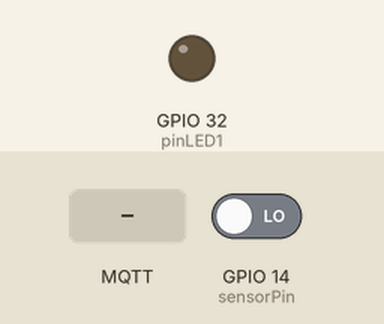
Simulated run of this sketch. Board: ESP32. Shown: output pins drawn as LEDs (lit = HIGH). Dashed ring = blinking. The inputs (shaded band) are chosen by the test bench; at power-on: GPIO 14 (sensorPin) LOW. WiFi joins after 1.5 s; servers stay silent unless stated; no MQTT or app messages arrive unless stated; what the sketch prints to the serial monitor is not drawn.

Above: at 2.7 s.
2.8 s: MQTT message "1" arrives on the first subscribed topic
At 4.8 s:
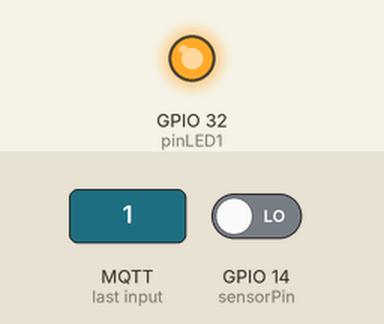
6.9 s: MQTT message "3" arrives on the first subscribed topic
9.0 s: MQTT message "4" arrives on the first subscribed topic
12.0 s: GPIO 14 (sensorPin) driven HIGH
At 15.9 s:
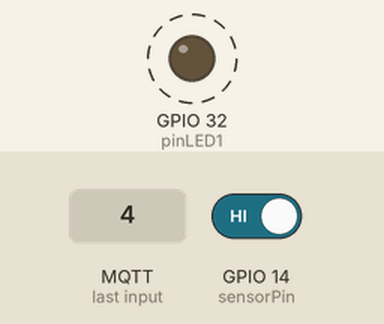
16.1 s: GPIO 14 (sensorPin) driven LOW
At 16.6 s:
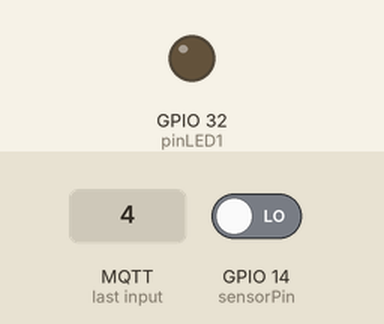
Timing chart, 0 to 18.6 s (numbered marks = the images above; inputs shaded):
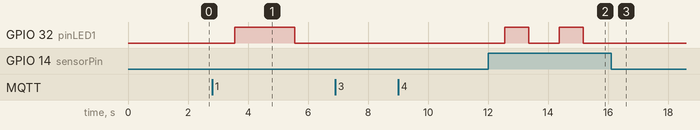

The sketch:

Q0282-Sketch.ino
```cpp
#include <WiFi.h>
#include <PubSubClient.h>

//WiFi
const char* SSID = "Brancadeneve";                // SSID / nome da rede WiFi que deseja se conectar
const char* PASSWORD = "SantoTeres17";   // Senha da rede WiFi que deseja se conectar
WiFiClient wifiClient;

//MQTT Server
const char* BROKER_MQTT = "mqtt.eclipse.org"; //URL do broker MQTT que se deseja utilizar
int BROKER_PORT = 1883;                      // Porta do Broker MQTT

#define ID_MQTT  "TESTE_MQTT_YAYAYA"             //Informe um ID unico e seu. Caso sejam usados IDs repetidos a ultima conexão irá sobrepor a anterior.
#define TOPIC_SUBSCRIBE "TOPIC_TESTE_NOOBY"   //Informe um Tópico único. Caso sejam usados tópicos em duplicidade, o último irá eliminar o anterior.
#define TOPIC_PUBLISH "TOPIC_TESTE_YAYAYA"
PubSubClient MQTT(wifiClient);        // Instancia o Cliente MQTT passando o objeto espClient

//Declaração das Funções
void mantemConexoes();  //Garante que as conexoes com WiFi e MQTT Broker se mantenham ativas
void conectaWiFi();     //Faz conexão com WiFi
void conectaMQTT();     //Faz conexão com Broker MQTT
void recebePacote(char* topic, byte* payload, unsigned int length);
void enviaPacote();

#define pinLED1 32  //Rele
int sensorPin = 14; //sensor
bool leituraSensor;
bool leituraSensorAut;
bool isAutomatic = false;

void setup() {
  pinMode(pinLED1, OUTPUT);
  pinMode(sensorPin, INPUT);

  Serial.begin(115200);

  conectaWiFi();
  MQTT.setServer(BROKER_MQTT, BROKER_PORT);
  MQTT.setCallback(recebePacote);
}

void loop() {
  if(isAutomatic == true){
    automatic();
  }

  mantemConexoes();
  enviaPacote();
  MQTT.loop();
  delay(1000);
}

void automatic(){
  //se leitura=HIGH, umidade baixa
  leituraSensorAut = digitalRead(sensorPin);

  if(leituraSensorAut == HIGH){
    digitalWrite(pinLED1, HIGH);
    delay(800);
    digitalWrite(pinLED1, LOW);
    Serial.println("irrigação feita");
  }
  if(leituraSensorAut == LOW){
    digitalWrite(pinLED1, LOW);
    Serial.println("desligado");
  }
}

void mantemConexoes() {
    if (!MQTT.connected()) {
       conectaMQTT();
    }

    conectaWiFi(); //se não há conexão com o WiFI, a conexão é refeita
}

void conectaWiFi() {

  if (WiFi.status() == WL_CONNECTED) {
     return;
  }

  Serial.print("Conectando-se na rede: ");
  Serial.print(SSID);
  Serial.println("  Aguarde!");

  WiFi.begin(SSID, PASSWORD); // Conecta na rede WI-FI
  while (WiFi.status() != WL_CONNECTED) {
      delay(100);
      Serial.print(".");
  }

  Serial.println();
  Serial.print("Conectado com sucesso, na rede: ");
  Serial.print(SSID);
  Serial.print("  IP obtido: ");
  Serial.println(WiFi.localIP());
}

void conectaMQTT() {
    while (!MQTT.connected()) {
        Serial.print("Conectando ao Broker MQTT: ");
        Serial.println(BROKER_MQTT);
        if (MQTT.connect(ID_MQTT)) {
            Serial.println("Conectado ao Broker com sucesso!");
            MQTT.subscribe(TOPIC_SUBSCRIBE);
        }
        else {
            Serial.println("Noo foi possivel se conectar ao broker.");
            Serial.println("Nova tentatica de conexao em 10s");
            delay(10000);
        }
    }
}

void recebePacote(char* topic, byte* payload, unsigned int length)
{
    String msg;

    //obtem a string do payload recebido
    for(int i = 0; i < length; i++)
    {
       char c = (char)payload[i];
       msg += c;
    }

    if (msg == "0") {
       digitalWrite(pinLED1, LOW);
    }

    if (msg == "1") {
       digitalWrite(pinLED1, HIGH);
       delay(2000);
       digitalWrite(pinLED1,LOW);
    }

    if (msg == "3"){
      Serial.println("AUTOMATICO DESLIGADO");
      isAutomatic = false;
    }

    if (msg == "4"){
      Serial.println("AUTOMATICO LIGADO");
      isAutomatic = true;
    }
}

void enviaPacote()
{
  leituraSensor = digitalRead(sensorPin);

  if(leituraSensor==HIGH) {
    MQTT.publish(TOPIC_PUBLISH, "baixa");
  }
  else {
    MQTT.publish(TOPIC_PUBLISH, "alta");
  }

}
```

Measured:
- after the input at 2.8 s, GPIO 32 (pinLED1): LOW → HIGH after 0.76 s, → LOW 2.0 s later
- after the input at 6.9 s, every drawn part: stays the same
- after the input at 9.0 s, every drawn part: stays the same
- after the input at 12.0 s, GPIO 32 (pinLED1): alternates HIGH for 0.80 s and LOW for 1.0 s, starting after 0.57 s
- after the input at 16.1 s, GPIO 32 (pinLED1): stays LOW (without the input it goes to HIGH after 0.07 s)
